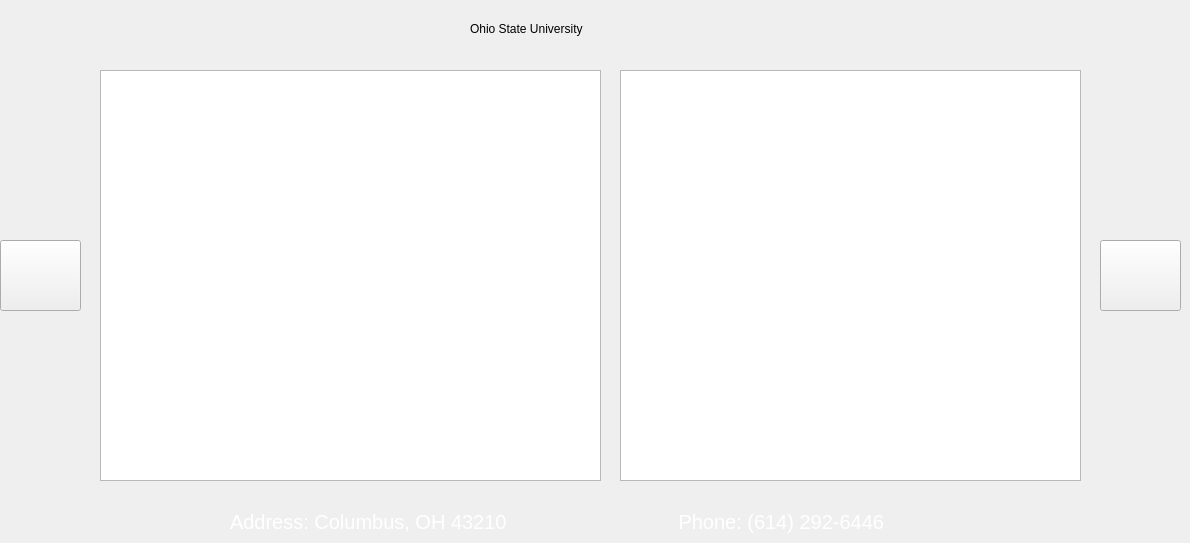
    <widget class="QWidget" name="page_6">
     <widget class="QLabel" name="ohio_title">
      <property name="geometry">
       <rect>
        <x>470</x>
        <y>11</y>
        <width>279</width>
        <height>36</height>
       </rect>
      </property>
      <property name="text">
       <string>Ohio State University</string>
      </property>
     </widget>
     <widget class="QLabel" name="ohio_address">
      <property name="geometry">
       <rect>
        <x>230</x>
        <y>510</y>
        <width>701</width>
        <height>24</height>
       </rect>
      </property>
      <property name="styleSheet">
       <string notr="true">QLabel {
	color: white;
	font-size: 20px;
}</string>
      </property>
      <property name="text">
       <string>Address: Columbus, OH 43210                               Phone: (614) 292-6446</string>
      </property>
     </widget>
     <widget class="QGraphicsView" name="ohio_campus">
      <property name="geometry">
       <rect>
        <x>100</x>
        <y>70</y>
        <width>501</width>
        <height>411</height>
       </rect>
      </property>
      <property name="styleSheet">
       <string notr="true">QGraphicsView {
	background-image: url(&quot;res/ohio.jpg&quot;);
    background-repeat: no-repeat;
    background-position: center center;
    width: 100%;
	height: 100%;
}
</string>
      </property>
     </widget>
     <widget class="QPushButton" name="backPage_5">
      <property name="geometry">
       <rect>
        <x>0</x>
        <y>240</y>
        <width>81</width>
        <height>71</height>
       </rect>
      </property>
      <property name="styleSheet">
       <string notr="true">QPushButton {
	background-image: url('res/back-xx.png');
	background-size: 10px;    
    background-repeat: no-repeat;
    background-position: center center;
}</string>
      </property>
      <property name="text">
       <string/>
      </property>
     </widget>
     <widget class="QPushButton" name="nextPage_7">
      <property name="geometry">
       <rect>
        <x>1100</x>
        <y>240</y>
        <width>81</width>
        <height>71</height>
       </rect>
      </property>
      <property name="styleSheet">
       <string notr="true">QPushButton {
	background-image: url('res/next-xx.png');
	background-size: 10px;    
    background-repeat: no-repeat;
    background-position: center center;
}</string>
      </property>
      <property name="text">
       <string/>
      </property>
     </widget>
     <widget class="QGraphicsView" name="ohio_map">
      <property name="geometry">
       <rect>
        <x>620</x>
        <y>70</y>
        <width>461</width>
        <height>411</height>
       </rect>
      </property>
      <property name="styleSheet">
       <string notr="true">QGraphicsView {
	background-image: url(&quot;res/ohio_map.jpg&quot;);
    background-repeat: no-repeat;
    background-position: center center;
    width: 100%;
	height: 100%;
}
</string>
      </property>
     </widget>
    </widget>
